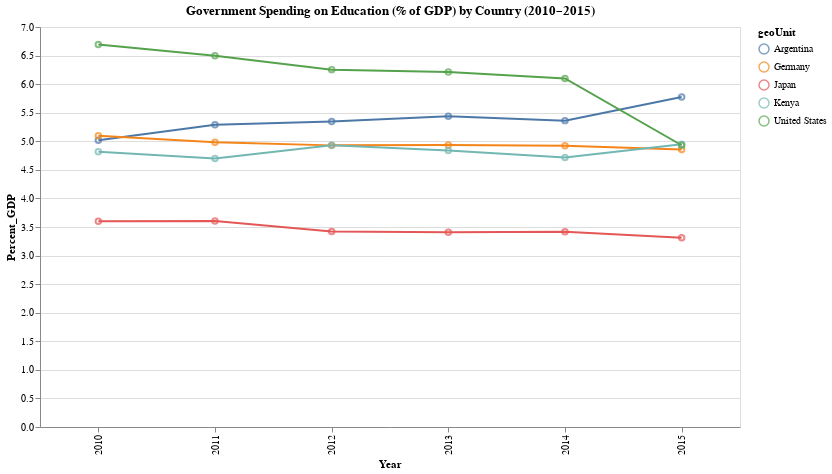

Notebook code for this chart:
### Code cell
edu_gdp_df = pd.read_csv("data/Government%GDP.csv")

edu_gdp_long = edu_gdp_df.melt(id_vars='geoUnit', var_name='Year', value_name='Percent_GDP')
line = alt.Chart(edu_gdp_long).mark_line().encode(
    x='Year:O',
    y='Percent_GDP:Q',
    color='geoUnit:N'
)

points = alt.Chart(edu_gdp_long).mark_point().encode(
    x='Year:O',
    y='Percent_GDP:Q',
    color='geoUnit:N',
    tooltip=['geoUnit', 'Year', 'Percent_GDP']
)

chart = (line + points).properties(
    title="Government Spending on Education (% of GDP) by Country (2010–2015)",
    width=700,
    height=400
)

chart

### Figure 1 — Vega-Lite specification as saved in the notebook (floating-point values rounded to 4 significant figures)
{"config": {"view": {"continuousWidth": 300, "continuousHeight": 300}}, "layer": [{"mark": {"type": "line"}, "encoding": {"color": {"field": "geoUnit", "type": "nominal"}, "x": {"field": "Year", "type": "ordinal"}, "y": {"field": "Percent_GDP", "type": "quantitative"}}, "name": "view_1"}, {"mark": {"type": "point"}, "encoding": {"color": {"field": "geoUnit", "type": "nominal"}, "tooltip": [{"field": "geoUnit", "type": "nominal"}, {"field": "Year", "type": "nominal"}, {"field": "Percent_GDP", "type": "quantitative"}], "x": {"field": "Year", "type": "ordinal"}, "y": {"field": "Percent_GDP", "type": "quantitative"}}}], "data": {"name": "data-d51f9d679ea6da5a1f30b04ec669daad"}, "height": 400, "params": [{"name": "param_1", "select": {"type": "interval", "encodings": ["x", "y"]}, "bind": "scales", "views": ["view_1"]}], "title": "Government Spending on Education (% of GDP) by Country (2010–2015)", "width": 700, "$schema": "https://vega.github.io/schema/vega-lite/v5.20.1.json", "datasets": {"data-d51f9d679ea6da5a1f30b04ec669daad": [{"geoUnit": "Argentina", "Year": "2010", "Percent_GDP": 5.02}, {"geoUnit": "Germany", "Year": "2010", "Percent_GDP": 5.096}, {"geoUnit": "Japan", "Year": "2010", "Percent_GDP": 3.6}, {"geoUnit": "Kenya", "Year": "2010", "Percent_GDP": 4.815}, {"geoUnit": "United States", "Year": "2010", "Percent_GDP": 6.695}, {"geoUnit": "Argentina", "Year": "2011", "Percent_GDP": 5.291}, {"geoUnit": "Germany", "Year": "2011", "Percent_GDP": 4.984}, {"geoUnit": "Japan", "Year": "2011", "Percent_GDP": 3.605}, {"geoUnit": "Kenya", "Year": "2011", "Percent_GDP": 4.7}, {"geoUnit": "United States", "Year": "2011", "Percent_GDP": 6.498}, {"geoUnit": "Argentina", "Year": "2012", "Percent_GDP": 5.346}, {"geoUnit": "Germany", "Year": "2012", "Percent_GDP": 4.928}, {"geoUnit": "Japan", "Year": "2012", "Percent_GDP": 3.419}, {"geoUnit": "Kenya", "Year": "2012", "Percent_GDP": 4.931}, {"geoUnit": "United States", "Year": "2012", "Percent_GDP": 6.254}, {"geoUnit": "Argentina", "Year": "2013", "Percent_GDP": 5.437}, {"geoUnit": "Germany", "Year": "2013", "Percent_GDP": 4.935}, {"geoUnit": "Japan", "Year": "2013", "Percent_GDP": 3.409}, {"geoUnit": "Kenya", "Year": "2013", "Percent_GDP": 4.837}, {"geoUnit": "United States", "Year": "2013", "Percent_GDP": 6.212}, {"geoUnit": "Argentina", "Year": "2014", "Percent_GDP": 5.361}, {"geoUnit": "Germany", "Year": "2014", "Percent_GDP": 4.921}, {"geoUnit": "Japan", "Year": "2014", "Percent_GDP": 3.415}, {"geoUnit": "Kenya", "Year": "2014", "Percent_GDP": 4.717}, {"geoUnit": "United States", "Year": "2014", "Percent_GDP": 6.1}, {"geoUnit": "Argentina", "Year": "2015", "Percent_GDP": 5.776}, {"geoUnit": "Germany", "Year": "2015", "Percent_GDP": 4.855}, {"geoUnit": "Japan", "Year": "2015", "Percent_GDP": 3.312}, {"geoUnit": "Kenya", "Year": "2015", "Percent_GDP": 4.949}, {"geoUnit": "United States", "Year": "2015", "Percent_GDP": 4.931}]}}
